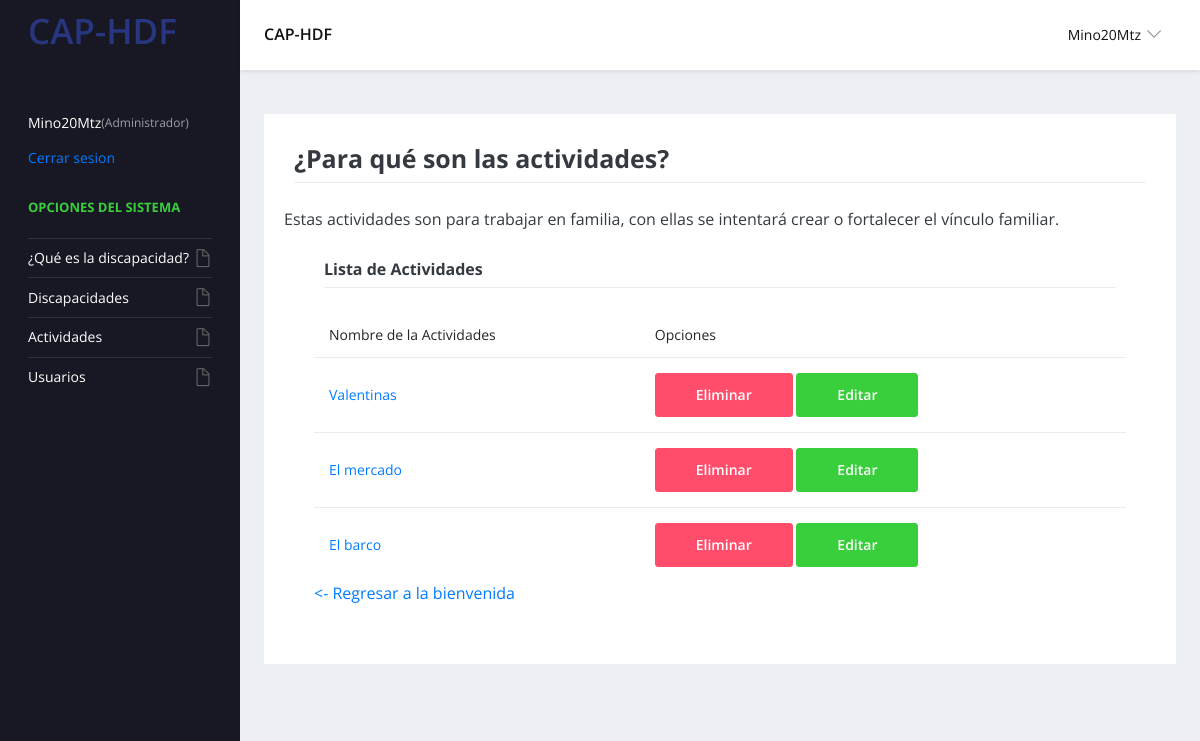
/actividad_discapacidad (signed in), run on the app's committed database.
### actividades/models.py (models this page shows, shortened)
class Actividad(models.Model):
    nombreActividad = models.CharField("Nombre de la actividad", max_length=200)
    tempo= models.IntegerField(default=0)
    aprendizajes_esperados  = models.TextField("Aprendizajes esperados ")
    aspectos_a_favorecer= models.TextField("Aspectos a favorecer")
    Recursos= models.TextField("Recursos")
    competencias_desarrollar=models.TextField("Competencias a desarrollar",null=True,blank=True)
    descripción_actividad=models.TextField("Descripción de la actividad")
    url = models.URLField(max_length = 500,null=True,blank=True)
    referencias=models.FileField(upload_to = 'Documentos/', null=True,blank=True,validators=[documentos_validador])
    likes= models.ManyToManyField(User, null=True,blank=True)

### actividades/views.py (the view)
# urls.py: path('actividad_discapacidad', login_required(views.ListaActividades.as_view()), name='actividad_Lista'),
class ListaActividades(ListView):
    model = Actividad

### actividades/templates/actividades/actividad_list.html (shortened to what this page needs)
{% extends 'base.html' %}
{% block encabe %}
<div class="card-body">
    <div class="row">
      <div class="col-md-12">
        <div class="d-sm-flex align-items-baseline report-summary-header">
          <h3 class="font-weight-semibold">
            ¿Para qué son las actividades?
          </h3> <span class="ml-auto">
        </div>
      </div>
    </div>
    <div class="row report-inner-cards-wrapper">
        Estas actividades son para trabajar en familia, con ellas se intentará crear o fortalecer el vínculo familiar.
  </div>
{% endblock encabe %}
{% block encabezado %}
    Lista de Actividades
{% endblock encabezado %}
{% block contenido %}
    <table class="table">
        <thead>
            <tr>
                {% for grupo in request.user.groups.all %}
                <th>Nombre de la Actividades</th>
                    {% if 'Administrador' in grupo.name %}
                    <th>Opciones</th>
                    {% endif %}
                {% endfor %}
            </tr>
        </thead>
        <tbody>
            {% for actividad in object_list  %}
                <tr>
                    <td>
                        <a href="{% url 'atividadVista' actividad.id %}"> {{actividad.nombreActividad}} </a>
                    </td>
                    <td>
                        {% for grupo in request.user.groups.all %}
                            {% if 'Administrador' in grupo.name %}
                            <a class="btn btn-danger"
                            href="{% url 'eliminar_actividad' actividad.id %}">
                            Eliminar
                        </a>
                        <a class="btn btn-success"
                            href="{% url 'editar_actividad' actividad.id %}">
                            Editar
                        </a>
                            {% endif %}
                        {% endfor %}
                    </td>
                </tr>
            {% empty %}
                <tr>
                    <td colspan="3">
                        <p>No existen Actividades registradas</p>
                    </td>
                </tr>
            {% endfor %}
        </tbody>
    </table><a href="{% url 'bienvenida'%}"> <- Regresar a la bienvenida</a><br>
{% endblock contenido %}

### usuarios/templates/base.html (shortened to what this page needs)
{% load static %}
<!DOCTYPE html>
<html lang="en">
  <head>
    <link rel="stylesheet" href="{% static 'vendors/simple-line-icons/css/simple-line-icons.css' %}">
    <link rel="stylesheet" href="{% static 'vendors/flag-icon-css/css/flag-icon.min.css' %}">
    <link rel="stylesheet" href="{% static 'vendors/css/vendor.bundle.base.css' %}">
    <link rel="stylesheet" href="{% static 'css/style.css' %}" />
  </head>
  <body>
    <div class="container-scroller">
      <nav class="navbar default-layout-navbar col-lg-12 col-12 p-0 fixed-top d-flex flex-row">
        <div class="navbar-brand-wrapper d-flex align-items-center">
          <a class="navbar-brand brand-logo" href="{% url 'bienvenida'%}"> <h1>CAP-HDF</h1>
          </a>
        </div>
        <div class="navbar-menu-wrapper d-flex align-items-center flex-grow-1">
          <h5 class="mb-0 font-weight-medium d-none d-lg-flex">CAP-HDF</h5>
          <ul class="navbar-nav navbar-nav-right ml-auto">
            <li class="nav-item dropdown d-none d-xl-inline-flex user-dropdown">
              <a class="nav-link dropdown-toggle" id="UserDropdown" href="#" data-toggle="dropdown" aria-expanded="false">
                <span class="font-weight-normal">
                  {% if request.user.username %}
                    {{request.user.username}}
                  {% else %}
                    <a href="{% url 'login' %}" class="text-primary">Iniciar secion</a>
                  {% endif %}
                </span></a>
            </li>
          </ul>
        </div>
      </nav>
      <div class="container-fluid page-body-wrapper">
        <nav class="sidebar sidebar-offcanvas" id="sidebar">
          <ul class="nav">
            <li class="nav-item nav-profile">
              <a class="nav-link">
                <div class="text-wrapper">
                  {% if request.user.username %}
                    {{request.user.username}}
                    {% for grupo in request.user.groups.all %}
                      {% if 'Administrador' in grupo.name %}
                      <div><p class="designation">(Administrador)</p></div>
                      {% endif %}
                    {% endfor %}
                    <a href="{% url 'logout' %}" class="designation">Cerrar sesion</a>
                  {% else %}
                    <a href="{% url 'login' %}" class="designation">Iniciar sesion</a>
                  {% endif %}
                </div>
              </a>
            </li>
            <li class="nav-item nav-category"><span class="nav-link">Opciones del sistema</span></li>
            <li class="nav-item">
              <a class="nav-link" data-toggle="collapse" href="#auth" aria-expanded="false" aria-controls="auth">
                <span class="menu-title">¿Qué es la discapacidad?</span>
                <i class="icon-doc menu-icon"></i>
              </a>
            {% for grupo in request.user.groups.all %}
              {% if 'Administrador' in grupo.name %}
              <a class="nav-link" data-toggle="collapse" href="#auth" aria-expanded="false" aria-controls="auth">
                <span class="menu-title">Discapacidades</span>
                <i class="icon-doc menu-icon"></i>
              </a>
              <a class="nav-link" data-toggle="collapse" href="#auth" aria-expanded="false" aria-controls="auth">
                <span class="menu-title">Actividades</span>
                <i class="icon-doc menu-icon"></i>
              </a>
            </li>
            <li class="nav-item">
              <a class="nav-link" data-toggle="collapse" href="#auth" aria-expanded="false" aria-controls="auth">
                <span class="menu-title">Usuarios</span>
                <i class="icon-doc menu-icon"></i>
              </a>
            </li>
              {% endif %}
            {% endfor %}
          </ul>
        </nav>
        <div class="main-panel">
          <div class="content-wrapper">
            <div class="row">
              <div class="col-md-12 grid-margin">
                <div class="card">
                  {% block encabe %}
                  {% endblock encabe %}
                  <div class="card-body">
                    <div class="row">
                      <div class="col-md-12">
                        <div class="d-sm-flex align-items-baseline report-summary-header">
                          <h5 class="font-weight-semibold">
                            {% block encabezado %}
                            {% endblock encabezado %}
                          </h5> <span class="ml-auto">
                        </div>
                      </div>
                    </div>
                    <div class="row report-inner-cards-wrapper">
                      {% block contenido %}
                      {% endblock contenido %}
                    </div>
                  </div>
                </div>
              </div>
            </div>
          </div>
          <footer class="footer">
          </footer>
        </div>
      </div>
    </div>
  </body>
</html>

### data on the page
Actividad: nombreActividad "Valentinas"
Actividad: nombreActividad "El mercado"
Actividad: nombreActividad "El barco"

### other printed values
{{ request.user.username }} "Mino20Mtz"
